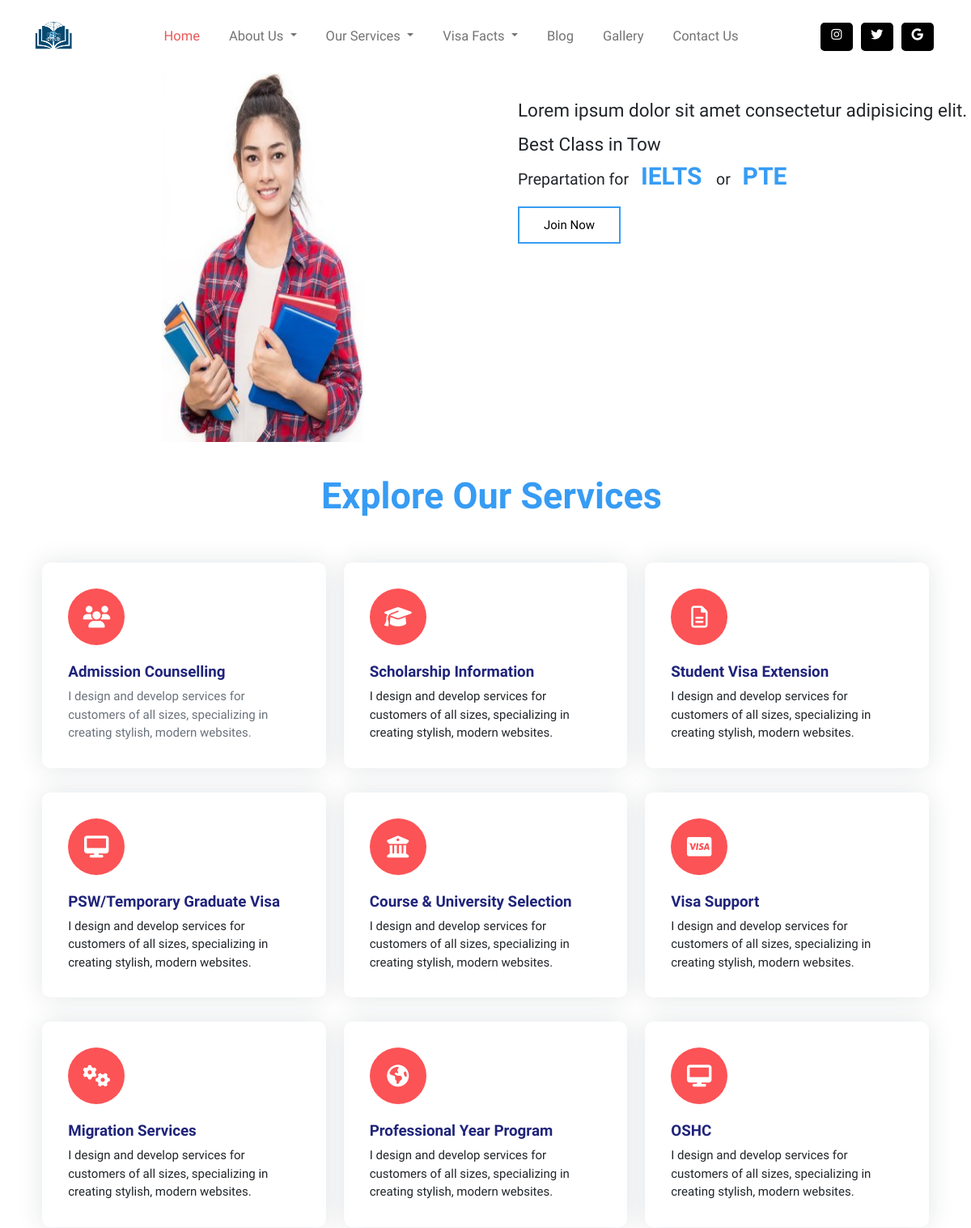
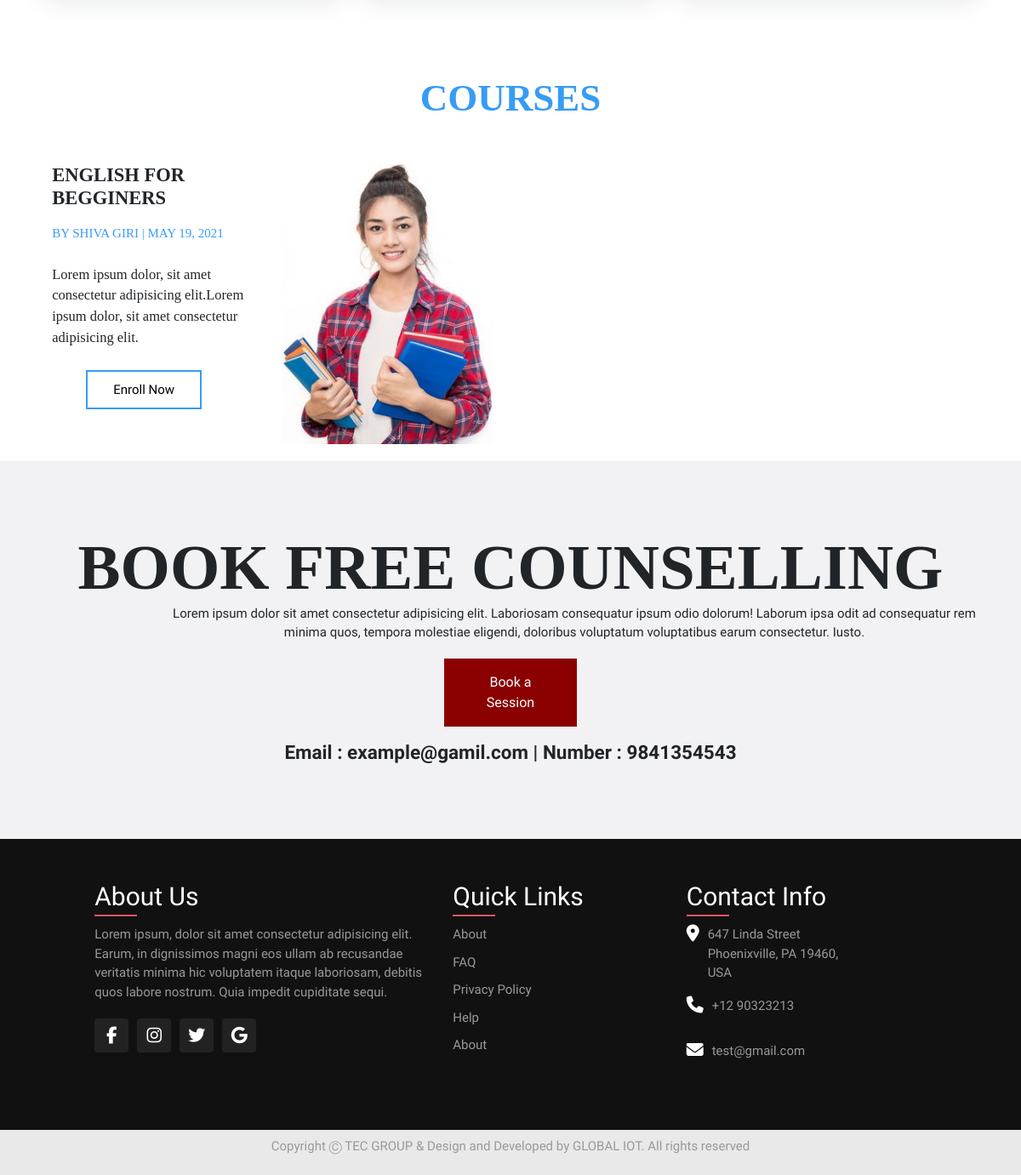
The app's page /service/ with its own data (2 pictures, top to bottom).
### service/models.py (models this page shows, shortened)
class Service(models.Model):
    hero_img = models.ImageField(upload_to='photos/%Y/%m/%d')
    hero_title = models.CharField(max_length=300)
    hero_slogan = models.CharField(max_length=300)
    hero_subject_name = models.CharField(max_length=100)
    hero_subject_name_I = models.CharField(max_length=100)
    hero_button_name = models.CharField(max_length=100)

class Courses(models.Model):
    course_img = models.ImageField(upload_to='photos/%Y/%m/%d')
    course_name = models.CharField(max_length=300)
    teacher_name = models.CharField(max_length=100)
    course_start_date = models.DateField()
    course_description = models.TextField(max_length=200)
    course_button_name = models.CharField(max_length=100)
    is_published = models.BooleanField(default=True)

### service/views.py (the view)
# urls.py: path('service/', include('service.urls')),
def service(request):
    service = Service.objects.get(pk=1)
    courses = Courses.objects.all()
    context = {
        'service': service,
        'courses': courses,
    }
    return render(request, 'pages/service.html', context)

### pages/context_processors.py (called while the page is built)
def message_context_processor(request):
    message = Message.objects.all()
    visas = VisaDetail.objects.all()
    context = {
        "message": message,
        "visas": visas
    }
    return context

### templates/pages/service.html (shortened to what this page needs)
<head>
</head>
{% extends 'base.html' %}
{% load static %}
{% block css %}
<link rel="stylesheet" href="{% static 'css/service.css' %}">
{% endblock %}
{% block content %}
<section>
    <div class="row">
        <div class="col-sm">
            <img src="{{service.hero_img.url}}" alt="" class="hero-img" width="100%">
        </div>
        <div class="col-sm">
            <p class="hero-section-description">{{service.hero_title}}</p>
            <p class="hero-section-description-sub">{{service.hero_slogan}}</p>
            <div class="col-sm">
                <p class="hero-course-subject">Prepartation for <Strong class="hero-course-title"> {{service.hero_subject_name}} </Strong> or <Strong class="hero-course-title"> {{service.hero_subject_name_I}} </Strong> </p>
            </div>
            <a href="{% url 'enroll' %}"><button class="hero-join-now-button">{{service.hero_button_name}}</button></a>
        </div>
    </div>
</section>
<section class="section services-section" id="services">
  <div class="container">
      <div class="row">
          <div class="col-lg">
              <div class="section-title">
                  <h2>Explore Our Services</h2>
              </div>
          </div>
      </div>
      <div class="row">
          <div class="col-sm-6 col-lg-4">
            <a href="./serviceDetail.html">
              <div class="feature-box-1">
                  <div class="icon">
                    <i class="fa fa-users" aria-hidden="true"></i>
                  </div>
                  <div class="feature-content">
                      <h5>Admission Counselling</h5>
                      <p>I design and develop services for customers of all sizes, specializing in creating stylish, modern websites.</p>
                  </div>
              </div>
            </a>
          </div>
          <div class="col-sm-6 col-lg-4">
              <div class="feature-box-1">
                  <div class="icon">
                    <i class="fa fa-graduation-cap" aria-hidden="true"></i>
                  </div>
                  <div class="feature-content">
                      <h5>Scholarship Information</h5>
                      <p>I design and develop services for customers of all sizes, specializing in creating stylish, modern websites.</p>
                  </div>
              </div>
          </div>
          <div class="col-sm-6 col-lg-4">
              <div class="feature-box-1">
                  <div class="icon">
                    <i class="fa fa-file-text-o" aria-hidden="true"></i>
                  </div>
                  <div class="feature-content">
                      <h5>Student Visa Extension</h5>
                      <p>I design and develop services for customers of all sizes, specializing in creating stylish, modern websites.</p>
                  </div>
              </div>
          </div>
          <div class="col-sm-6 col-lg-4">
            <div class="feature-box-1">
                <div class="icon">
                    <i class="fa fa-desktop"></i>
                </div>
                <div class="feature-content">
                    <h5>PSW/Temporary Graduate Visa</h5>
                    <p>I design and develop services for customers of all sizes, specializing in creating stylish, modern websites.</p>
                </div>
            </div>
        </div>
        <div class="col-sm-6 col-lg-4">
          <div class="feature-box-1">
              <div class="icon">
                <i class="fa fa-university" aria-hidden="true"></i>
              </div>
              <div class="feature-content">
                  <h5>Course & University Selection</h5>
                  <p>I design and develop services for customers of all sizes, specializing in creating stylish, modern websites.</p>
              </div>
          </div>
      </div>
      <div class="col-sm-6 col-lg-4">
        <div class="feature-box-1">
            <div class="icon">
              <i class="fa fa-cc-visa" aria-hidden="true"></i>
            </div>
            <div class="feature-content">
                <h5>Visa Support</h5>
                <p>I design and develop services for customers of all sizes, specializing in creating stylish, modern websites.</p>
            </div>
        </div>
    </div>
    <div class="col-sm-6 col-lg-4">
      <div class="feature-box-1">
          <div class="icon">
            <i class="fa fa-cogs" aria-hidden="true"></i>
          </div>
          <div class="feature-content">
              <h5>Migration Services</h5>
              <p>I design and develop services for customers of all sizes, specializing in creating stylish, modern websites.</p>
          </div>
      </div>
  </div>
  <div class="col-sm-6 col-lg-4">
    <div class="feature-box-1">
        <div class="icon">
          <i class="fa fa-globe" aria-hidden="true"></i>
        </div>
        <div class="feature-content">
            <h5>Professional Year Program</h5>
            <p>I design and develop services for customers of all sizes, specializing in creating stylish, modern websites.</p>
        </div>
    </div>
</div>
<div class="col-sm-6 col-lg-4">
  <div class="feature-box-1">
      <div class="icon">
          <i class="fa fa-desktop"></i>
      </div>
      <div class="feature-content">
          <h5>OSHC</h5>
          <p>I design and develop services for customers of all sizes, specializing in creating stylish, modern websites.</p>
      </div>
  </div>
</div>
</div>
</div>
</section>
<section>
  <div class="container">
  <h1 class="expert-title">Courses</h1>
  <div class="course-row">
    {% for Courses in courses %}
    <div class="course-col">
      <div class="course-description">
        <h1 class="course-title" >{{Courses.course_name}}</h1>
      <p class="course-teacher">By {{Courses.teacher_name}} | {{Courses.course_start_date}}</p>
      <p class="course-des">{{Courses.course_description}}</p>
      <a href="{% url 'enroll' %}"><button class="hero-join-now-button">{{Courses.course_button_name}}</button></a>
      </div>
      <div class="course-description">
        <img src="{{Courses.course_img.url}}" alt="{{course_name}}" width="100%">
      </div>
    </div>
    {% endfor %}
  </div>
</div>
</section>
<div class="counselling">
  <div class="container">
    <div class="row">
      <div class="col-sm">
        <h1 class="book-free-counselling">
          Book Free Counselling
        </h1>
        <p class="counselling-description">Lorem ipsum dolor sit amet consectetur adipisicing elit. Laboriosam consequatur ipsum odio dolorum! Laborum ipsa odit ad consequatur rem minima quos, tempora molestiae eligendi, doloribus voluptatum voluptatibus earum consectetur. Iusto.</p>
        <a href="{% url 'contact' %}"><button class="book-a-session">Book a Session</button></a>
        <p class="email-num-details">Email : example@gamil.com | Number : 9841354543</p>
      </div>
    </div>
  </div>
</div>
{% endblock %}

### AU/static/css/navFooter.css (style rules this page uses)
html, body { font-family: "Raleway"; font-size: 15px; line-height: 1.5; box-sizing: border-box; margin: 0; left: 0; top: 0; }
a { text-decoration: none; color: rgba(43, 54, 69, 0.7); font-weight: 500; }

### AU/static/css/service.css (style rules this page uses)
.row { --bs-gutter-x: 0rem !important; --bs-gutter-y: 0; display: flex; flex-wrap: wrap; margin-right: calc(var(--bs-gutter-x) / -2); margin-left: calc(var(--bs-gutter-x) / -2); }
.hero-img { height: 57vh; width: 50%; padding-left: 50px; margin-left: 150px; margin-top: 6rem; position: relative; }
.hero-section-description { padding-left: 40px; font-size: 1.5rem; margin-top: 8rem; }
.hero-section-description-sub { padding-left: 40px; font-size: 1.5rem; margin-top: -7px; }
.hero-course-subject { margin-top: -16px; font-size: 1.3rem; padding-left: 40px; }
.hero-course-title { color: #379cf4; font-size: 2rem; padding-left: 10px; word-spacing: 10px; }
.hero-join-now-button { background-color: white; color: black; border: 2px solid #379cf4; padding: 10px 30px 10px 30px; margin-left: 40px; }
.expert-title { font-size: 3rem; text-align: center; font-family: "-webkit-pictograph"; text-transform: uppercase; font-weight: bold; padding-bottom: 10px; color: #379cf4; margin-top: 74px; margin-bottom: 20px; }
.course-col { float: left; width: 50%; padding: 10px; }
.course-row:after { content: ""; display: table; clear: both; }
.course-description { float: left; width: 50%; padding: 10px; }
.course-title { font-size: 1.5rem; font-family: "-webkit-pictograph"; text-transform: uppercase; font-weight: bold; padding-bottom: 10px; }
.course-teacher { font-family: "-webkit-pictograph"; text-transform: uppercase; padding-bottom: 10px; color: #379cf4; }
.course-des { font-size: 1.1rem; font-family: "-webkit-pictograph"; padding-bottom: 10px; text-align: left; }
.feature-box-1 { padding: 32px; box-shadow: 0 0 30px rgba(31, 45, 61, 0.125); margin: 15px 11px; position: relative; z-index: 1; border-radius: 10px; overflow: hidden; -moz-transition: ease all 0.35s; -o-transition: ease all 0.35s; -webkit-transition: ease all 0.35s; transition: ease all 0.35s; top: 0; }
.feature-box-1 * { -moz-transition: ease all 0.35s; -o-transition: ease all 0.35s; -webkit-transition: ease all 0.35s; transition: ease all 0.35s; }
.feature-box-1 .icon { width: 70px; height: 70px; line-height: 70px; background: #fc5356; color: #ffffff; text-align: center; border-radius: 50%; margin-bottom: 22px; font-size: 27px; }
.feature-box-1 .icon i { line-height: 70px; }
.feature-box-1 h5 { color: #20247b; font-weight: 600; }
.feature-box-1 p { margin: 0; }
.feature-box-1:after { content: ""; position: absolute; top: 0; bottom: 0; left: auto; right: 0; border-radius: 10px; width: 0; background: #20247b; z-index: -1; -moz-transition: ease all 0.35s; -o-transition: ease all 0.35s; -webkit-transition: ease all 0.35s; transition: ease all 0.35s; }
.section { padding: 0px 0; position: relative; }
.section-title { padding-bottom: 0px; }
.section-title h2 { font-weight: 700; color: #379cf4; font-size: 45px; margin: 40px auto; padding-left: 15px; text-align: center; }
.counselling { padding-top: 70px; padding-bottom: 70px; background-color: rgb(188, 191, 203, 0.2); }
.book-free-counselling { font-size: 5rem; text-align: center; font-family: "SeoulHangang CEB"; text-transform: uppercase; font-weight: bold; padding-top: 10px !important; padding-bottom: 10px; }
.counselling-description { text-align: center; max-width: 1000px; margin-left: 150px; font-weight: 500; margin-top: -20px; }
.book-a-session { background-color: darkred; border: none; color: white; padding: 16px 32px; text-align: center; text-decoration: none; display: inline-block; font-size: 16px; margin: 4px 43%; transition-duration: 0.4s; position: relative; cursor: pointer; }
.email-num-details { position: relative; text-align: center; margin-top: 10px; font-size: 1.5rem; font-weight: bold; }

### records on screen
Service: hero_img (picture), hero_title "Lorem ipsum dolor sit amet consectetur adipisicing elit.", hero_slogan "Best Class in Tow", hero_subject_name "IELTS", hero_subject_name_I "PTE", hero_button_name "Join Now"
Courses: course_name "ENGLISH FOR BEGGINERS", teacher_name "SHIVA GIRI", course_start_date "MAY 19, 2021", course_description "Lorem ipsum dolor, sit amet consectetur adipisicing elit.Lorem ipsum dolor, sit amet consectetur adipisicing elit.", course_button_name "Enroll Now", course_img (picture)
